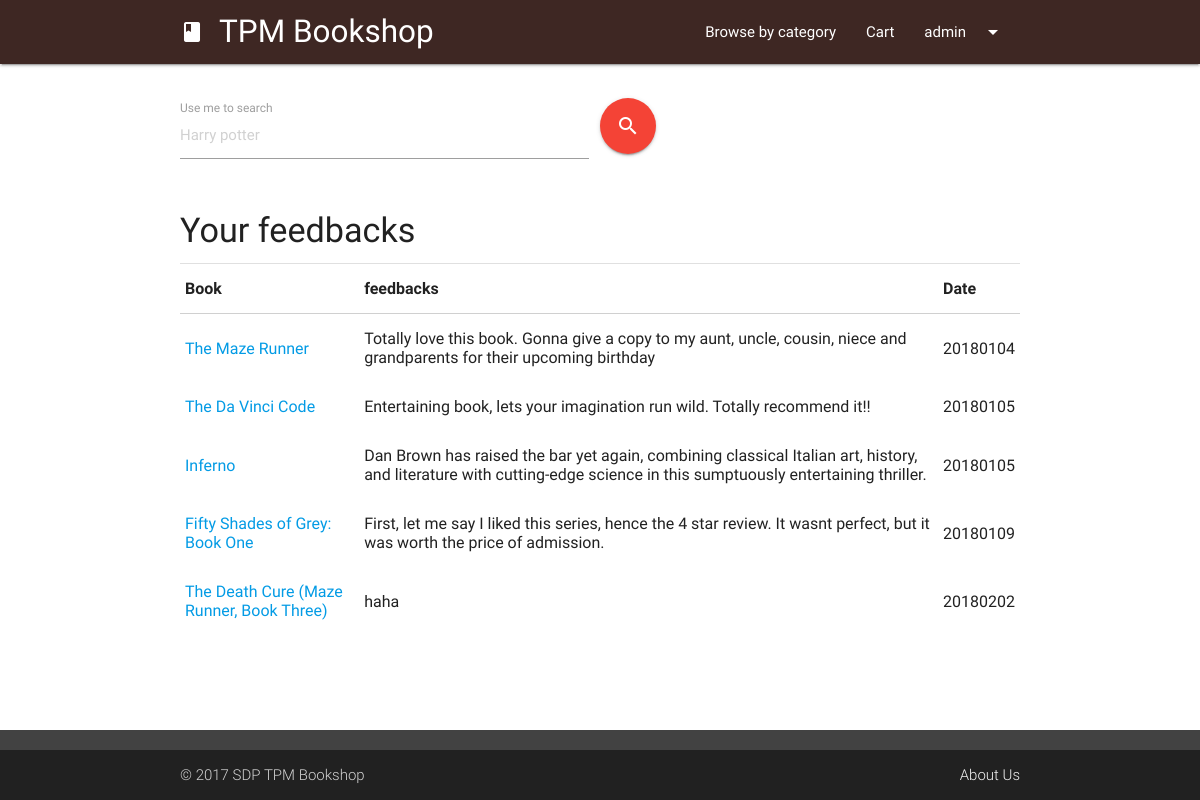
The app's page /history-more.php?action=feedbacks (signed in), older data.
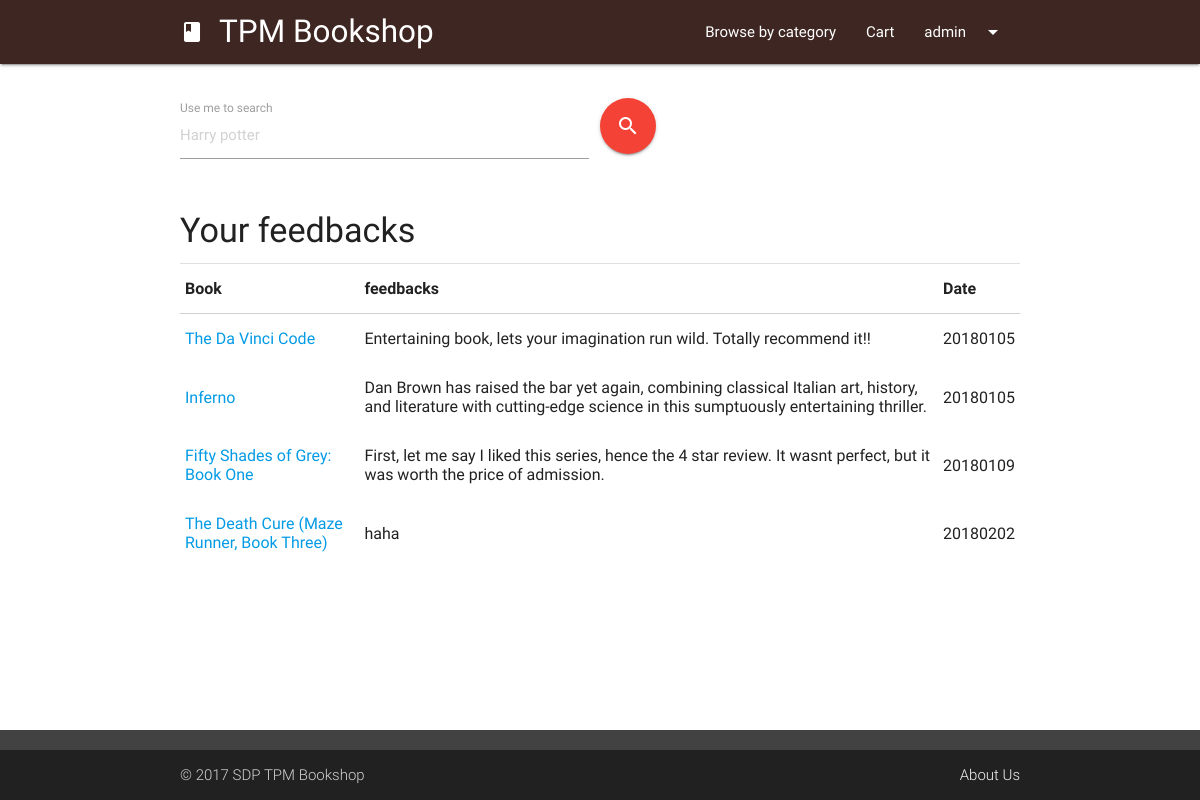
The same page, newer data.
### tables this page shows
CREATE TABLE `bookcomment` (
  `ratingID` int(11) NOT NULL,
  `bookISBN` varchar(255) NOT NULL,
  `username` varchar(255) NOT NULL,
  `comments` text NOT NULL,
  `date` int(255) NOT NULL
);

CREATE TABLE `book` (
  `bookISBN` varchar(255) NOT NULL,
  `bookname` varchar(255) NOT NULL,
  `bookcategory` varchar(80) NOT NULL,
  `bookauthor` varchar(255) NOT NULL,
  `bookdesc` longtext NOT NULL,
  `bookprice` int(11) NOT NULL,
  `bookpages` int(11) NOT NULL,
  `bookpublisher` varchar(255) NOT NULL,
  `bookdateadd` int(11) NOT NULL,
  `bookthumbnail` varchar(255) NOT NULL,
  `bookQty` int(11) NOT NULL DEFAULT '0'
);

### php/connect.php (called while the page is built, shortened)
<?php
function scanner($input,$url){
  if (preg_match('/[\'"^$&%*}{#~?><>|;]/', $input)){
     $fail = 1;
     echo "<script>window.location = '$url'; exit();</script>";
  } else {
    return $input;
  }
}
?>

### history-more.php (the view, shortened to what this page needs)
<?php session_start();
include "php/connect.php";
$currentUser = $_SESSION['tpmb-user'];
$currentAction = scanner($_GET['action'],"404.php");
if($currentAction == "feedbacks"){
	$query = "SELECT * FROM bookcomment AS bc, book AS b WHERE bc.username = '$currentUser' AND bc.bookISBN=b.bookISBN";
	$queryParam = "comments";
} else if ($currentAction == "rating"){
	$query = "SELECT * FROM bookrating AS br, book AS b WHERE br.username = '$currentUser' AND br.bookISBN=b.bookISBN";
	$queryParam = "rating";
} else {
	header("Location: 404.php");
}
?>
<head>
	<link type="text/css" rel="stylesheet" href="css/materialize.min.css" media="screen,projection" />
	<link type="text/css" rel="stylesheet" href="css/tpmb.css" media="screen,projection" />
</head>
<body>
<?php
  include "ui/header.php";?>
  <main class="container">
    <div class="row margintop4">
			<?php include "ui/searchUI.php"; ?>
    </div>
    <h4 class="left-align col s12 m6 offset-m3 margintop4">Your <?php echo $currentAction; ?></h4>
    <div class="divider"></div>
    <table class="highlight responsive-table">
      <thead>
        <tr>
            <th>Book</th>
            <th><?php echo $currentAction; ?></th>
            <th>Date</th>
        </tr>
      </thead>
      <tbody>
		<?php
    $userHistoryArray=mysqli_query($conn,$query);
    while($userHistory = mysqli_fetch_array($userHistoryArray)){ ?>
          <tr>
            <td><a target="_blank" href="book.php?bookid=<?php echo $userHistory['bookISBN']; ?>"><?php echo $userHistory['bookname']; ?></a></td>
            <td><?php echo $userHistory[$queryParam]; ?></td>
            <td><?php echo $userHistory['date']; ?></td>
          </tr>
      <?php } ?>
      </tbody>
    </table>
  </main>
</body>

Row changes from the older to the newer data that the page shows:
removed bookcomment: book.bookname "The Maze Runner", comments "Totally love this book. Gonna give a copy to my aunt, uncle, cousin, niece and grandparents for their upcoming birthday", date "20180104"
